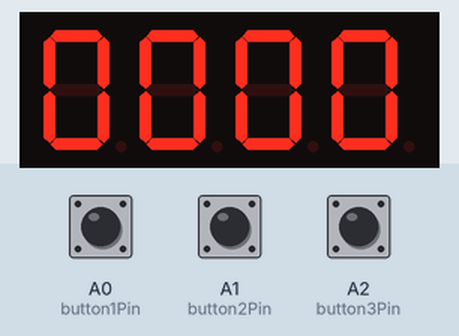
This sketch was run on a simulated Arduino Uno, built with avr-gcc and run on an emulated ATmega328P. On the bench: 4-digit seven-segment display. Wiring (inferred from the names in the program): 4-digit 7-segment display, segments lit when HIGH: segments pin 13, pin 12, pin 11, pin 10, pin 9, pin 8, pin 7, pin 6; digit selects pin 2, pin 3, pin 4, pin 5. Inputs (shaded band) come from the test bench; at power-on: A0 (button1Pin) HIGH, A1 (button2Pin) HIGH, A2 (button3Pin) HIGH. The segment pins are drawn as the display they are named for.

Above: at 1.2 s.
1.3 s: A0 (button1Pin) pulled LOW for 0.15 s
At 2.6 s:
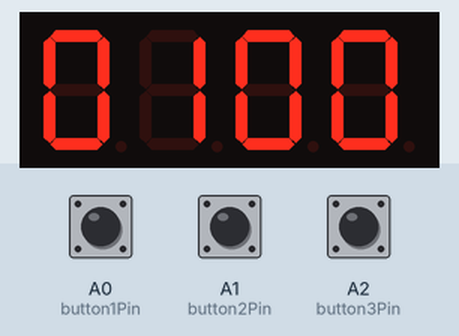
2.9 s: A1 (button2Pin) pulled LOW for 0.15 s
At 4.2 s:
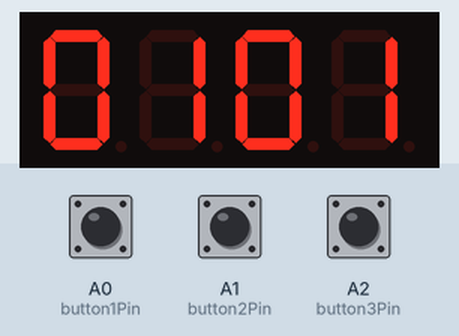
4.5 s: A0 (button1Pin) pulled LOW for 1 s
At 5.1 s:
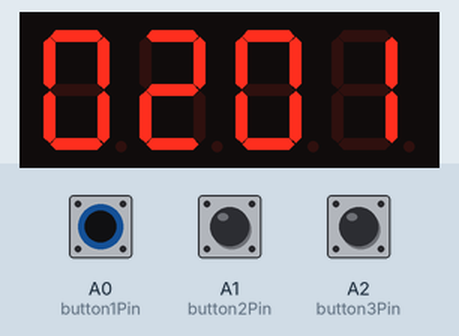
7.0 s: A2 (button3Pin) pulled LOW for 0.15 s
At 7.11 s:
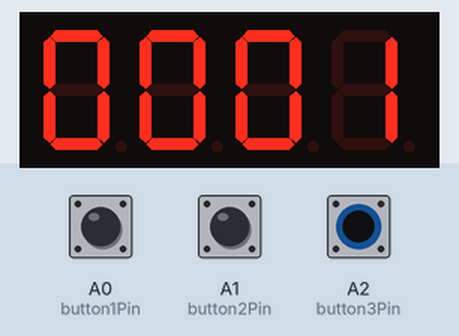
Timing chart, 0 to 9.6 s (numbered marks = the images above; inputs shaded):
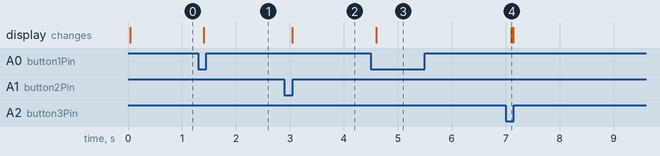

Measured:
- after the input at 1.3 s, the display: changes after 0.10 s (image 1)
- after the input at 2.9 s, the display: changes after 0.14 s (image 2)
- after the input at 4.5 s, the display: changes after 0.10 s (image 3)
- after the input at 7.0 s, the display: changes after 0.10 s (image 4)

The sketch:

kue.ino
```cpp
// Pin connections for 7-segment display
const int digitPins[] = {2, 3, 4, 5};   // Common digit pins (anode)
const int segmentPins[] = {6, 7, 8, 9, 10, 11, 12, 13};   // Segment pins (cathode)

// Define initial time values
int hours = 0;
int minutes = 0;

// Button pins
const int button1Pin = A0;
const int button2Pin = A1;
const int button3Pin = A2;

// Button state variables
int button1State = HIGH;
int button2State = HIGH;
int button3State = HIGH;
int lastButton1State = HIGH;
int lastButton2State = HIGH;
int lastButton3State = HIGH;

void setup() {
  // Set digit pins as outputs
  for (int i = 0; i < sizeof(digitPins) / sizeof(digitPins[0]); i++) {
    pinMode(digitPins[i], OUTPUT);
  }

  // Set segment pins as outputs
  for (int i = 0; i < sizeof(segmentPins) / sizeof(segmentPins[0]); i++) {
    pinMode(segmentPins[i], OUTPUT);
  }

  // Set button pins as inputs with internal pull-up resistors
  pinMode(button1Pin, INPUT_PULLUP);
  pinMode(button2Pin, INPUT_PULLUP);
  pinMode(button3Pin, INPUT_PULLUP);
}

void loop() {
  // Read the button states
  button1State = digitalRead(button1Pin);
  button2State = digitalRead(button2Pin);
  button3State = digitalRead(button3Pin);

  // Check if button 1 is pressed
  if (button1State != lastButton1State) {
    if (button1State == LOW) {
      // Increment the hours
      hours++;
      if (hours > 99) {
        hours = 0;
      }
    }
    delay(50);  // Debounce delay
  }

  // Check if button 2 is pressed
  if (button2State != lastButton2State) {
    if (button2State == LOW) {
      // Increment the minutes
      minutes++;
      if (minutes > 59) {
        minutes = 0;
      }
    }
    delay(50);  // Debounce delay
  }

  // Check if button 3 is pressed
  if (button3State != lastButton3State) {
    if (button3State == LOW) {
      // Reset the time to 00:00
      hours = 0;
      minutes = 0;
    }
    delay(50);  // Debounce delay
  }

  // Update the display
  displayTime(hours, minutes);

  // Save the current button states
  lastButton1State = button1State;
  lastButton2State = button2State;
  lastButton3State = button3State;
}

// Function to display the time on the 4-digit 7-segment display
void displayTime(int hours, int minutes) {
  // Extract the digits
  int digit1 = hours / 10;
  int digit2 = hours % 10;
  int digit3 = minutes / 10;
  int digit4 = minutes % 10;

  // Set the digit patterns
  byte digitPatterns[] = {
    getDigitPattern(digit1),
    getDigitPattern(digit2),
    getDigitPattern(digit3),
    getDigitPattern(digit4)
  };

  // Display the digits
  for (int digit = 0; digit < sizeof(digitPins) / sizeof(digitPins[0]); digit++) {
    displayDigit(digit, digitPatterns[digit]);
  }
}

// Function to get the binary pattern for a digit
byte getDigitPattern(int digit) {
  const byte digitPatterns[] = {
    B11111100,   // Binary pattern for digit 0
    B01100000,   // Binary pattern for digit 1
    B11011010,   // Binary pattern for digit 2
    B11110010,   // Binary pattern for digit 3
    B01100110,   // Binary pattern for digit 4
    B10110110,   // Binary pattern for digit 5
    B10111110,   // Binary pattern for digit 6
    B11100000,   // Binary pattern for digit 7
    B11111110,   // Binary pattern for digit 8
    B11110110    // Binary pattern for digit 9
  };

  if (digit >= 0 && digit <= 9) {
    return digitPatterns[digit];
  }

  return 0;  // Return 0 pattern for invalid digits
}

// Function to display a digit on a specific digit position
void displayDigit(int digit, byte pattern) {
  // Turn off all digit pins
  for (int i = 0; i < sizeof(digitPins) / sizeof(digitPins[0]); i++) {
    digitalWrite(digitPins[i], HIGH);
  }

  // Set the segment pattern for the current digit
  for (int i = 0; i < 8; i++) {
    digitalWrite(segmentPins[i], bitRead(pattern, i));
  }

  // Enable the current digit
  digitalWrite(digitPins[digit], LOW);

  // Delay to hold the digit for a short period of time
  delay(5);
}
```
